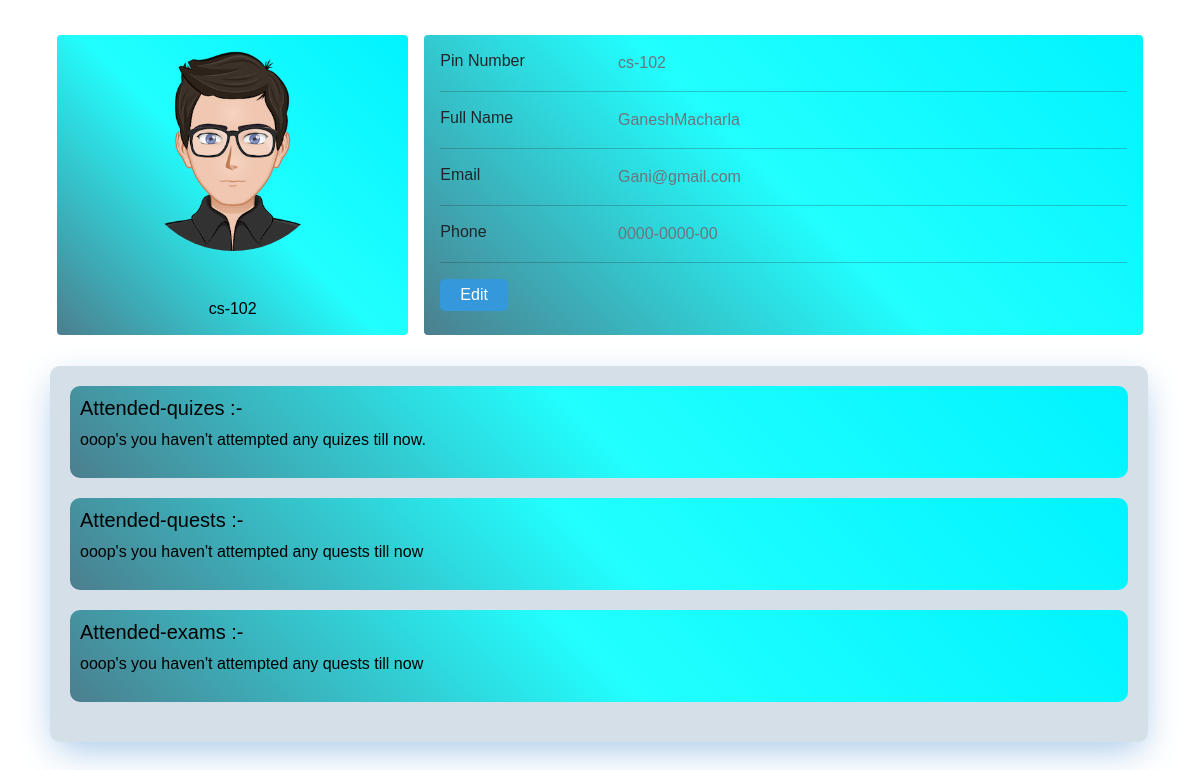
Page /Accounts/profile-view/ (signed in) on the committed database.
### Accounts/models.py (models this page shows, shortened)
class Profile(models.Model):
    pin=models.OneToOneField(User,on_delete=models.CASCADE)
    phone=models.CharField(max_length=100)
    fullname=models.CharField(max_length=100)
    image=models.ImageField(upload_to='images/',default='images/avatar7.png')
    isLecturer=models.BooleanField(default=False)

### Accounts/views.py (the view)
# urls.py: path('profile-view/',views.profile_view,name='profile-view'),
@login_required(login_url='/Accounts/login/')
def profile_view(request):
    user_profile = get_object_or_404(Profile, pin=request.user)
    quizzes=Quiz.objects.filter(host=request.user)
    quests=Quest.objects.filter(host=request.user)
    exams=Exam.objects.filter(host=request.user)
    attended_quizes=quiz.models.Responses.objects.filter(pin=request.user)
    attended_quests=Dailyquest.models.Responses.objects.filter(pin=request.user)
    attended_exams=Responses.objects.filter(pin=request.user)
    if not user_profile.image:
        user_profile.image="images/avatar7.png"
    details = { 'fullname': user_profile.fullname,'image':user_profile.image,'phone':user_profile.phone,'isLecturer':user_profile.isLecturer,'quizzes':quizzes,'quests':quests,'attended_quizes':attended_quizes,'attended_quests':attended_quests,'exams':exams,'attended_exams':attended_exams}
    return render(request, 'Accounts/profile.html', details)

### templates/Accounts/profile.html (shortened to what this page needs)
{% load custom_filters %}
<!DOCTYPE html>
<html lang="en">
<head>
  <link href="https://cdn.jsdelivr.net/npm/bootstrap@5.3.3/dist/css/bootstrap.min.css" rel="stylesheet"
>
</head>
<body>
  <div class="container">
    <div class="main-body">
      <div class="row gutters-sm">
        <div class="col-md-4 mb-3">
          <div class="card">
            <div class="card-body">
              <div class="d-flex flex-column align-items-center text-center">
                <img src="/media/{{image}}" alt="Admin" class="rounded-circle" style="object-fit:fill;" width="200"
                  height="200">
                <div class="mt-5">
                  <h4 class="username">{{ user.username }}</h4>
                </div>
              </div>
            </div>
          </div>
        </div>
        <div class="col-md-8">
          <div class="card mb-3">
            <div class="card-body">
              <div class="row">
                <div class="col-sm-3">
                  <h6 class="mb-0">Pin Number</h6>
                </div>
                <div class="col-sm-9 text-secondary">
                  {{ user }}
                </div>
              </div>
              <hr>
              <div class="row">
                <div class="col-sm-3">
                  <h6 class="mb-0">Full Name</h6>
                </div>
                <div class="col-sm-9 text-secondary">
                  {{ fullname }}
                </div>
              </div>
              <hr>
              <div class="row">
                <div class="col-sm-3">
                  <h6 class="mb-0">Email</h6>
                </div>
                <div class="col-sm-9 text-secondary">
                  {{ user.email }}
                </div>
              </div>
              <hr>
              <div class="row">
                <div class="col-sm-3">
                  <h6 class="mb-0">Phone</h6>
                </div>
                <div class="col-sm-9 text-secondary">
                  {{ phone }}
                </div>
              </div>
              <hr>
              <div class="row">
                <div class="col-sm-12">
                  <a href="../profile-update"><button>Edit</button></a>
                </div>
              </div>
            </div>
          </div>
        </div>
      </div>
    </div>
  </div>
  <div class="student-area">
    {% if isLecturer %}
    {% comment %} quiz field {% endcomment %}
    <div class="quizes">
      <h5 class="mb-3">Created Quizzes :-</h5>
      {% if quizzes|length > 0 %}
      <ul>
        {% for quiz in quizzes %}
        <li>
          <a href="/quiz/{{quiz.quiz_id}}">{{quiz.title}}</a>&nbsp&nbsp<span
            class="created-date">{{quiz.created_date}}</span>
        </li>
        {% endfor %}
      </ul>
      {%else%}
      <p>ooop's till now you haven't created any quizes</p>
      {%endif%}
    </div>
    <div class="quests">
      <h5 class="mb-3">Created Quests :-</h5>
      {% if quests|length > 0%}
      <ul>
        {% for quest in quests %}
        <li>
          <a href="/Dailyquest/{{quest.quest_id}}">{{quest.title}}</a>&nbsp&nbsp<span
            class="created-date">{{quest.created_date}}</span>
        </li>
        {% endfor %}
      </ul>
      {%else%}
      <p>ooops's till now you haven't created any quests</p>
      {% endif%}
    </div>
    <div class="exams">
      <h5 class="mb-3">Created Exams :- </h5>
      {% if exams|length > 0%}
      <ul></ul>
      {% for exam in exams%}
      <li>
        <a href="/Exam/{{exam.exam_id}}">{{exam.title}}</a>&nbsp&nbsp<span
          class="created-date">{{exam.created_date}}</span>
      </li>
      {%endfor%}
      </ul>
      {% else %}
      <p>ooops' till now you haven't created any exams</p>
      {% endif %}
    </div>
    {% else %}
    <div class="attended-quizes">
      <h5>Attended-quizes :-</h5>
      {% if attended_quizes|length > 0 %}
      <ul>
        {% for attended_quiz in attended_quizes%}
        <li>{{attended_quiz.quiz.title}}&nbsp; total points:
          {% with total_points=attended_quiz.correct_answers|mul:10 %}
          {{ total_points }}
          {% endwith %}
          &nbsp;
          {{attended_quiz.submitted_date}}
        </li>
        {% endfor%}
      </ul>
      {% else %}
      <p>ooop's you haven't attempted any quizes till now.</p>
      {%endif%}
    </div>
    <div class="attended-quests">
      <h5>Attended-quests :-</h5>
      {% if attended_quests|length > 0 %}
      <ul>
        {% for attended_quest in attended_quests%}
        <li>
          {{attended_quest.title}}&nbsp;
          total points:{{attended_quest.total_points}}
          &nbsp;
          {{attended_quest.submitted_date}}
        </li>
        {% endfor%}
      </ul>
      {% else %}
      <p>ooop's you haven't attempted any quests till now</p>
      {%endif%}
    </div>
    <div class="attended-exams">
      <h5>Attended-exams :-</h5>
      {% if attended_exams|length > 0 %}
      <ul>
        {% for attended_exam in attended_exams%}
        <li>
          {{attended_exam.title}}&nbsp;
          total points:{{attended_exam.total_points}}
          &nbsp;
          {{attended_exam.submitted_date}}
        </li>
        {% endfor%}
      </ul>
      {% else %}
      <p>ooop's you haven't attempted any quests till now</p>
      {%endif%}
    </div>
    {% endif%}
  </div>
</body>
</html>

### templates/Accounts/profile.html (style rules this page uses)
* { padding: 0; margin: 0; box-sizing: border-box; font-family: 'Gill Sans', 'Gill Sans MT', Calibri, 'Trebuchet MS', sans-serif; }
body { margin-top: 20px; color: #1a202c; text-align: left; background-color: white; }
.main-body { padding: 15px; }
.card { background: linear-gradient(45deg, rgb(76, 126, 142), rgb(33, 255, 255), rgb(0, 243, 255)); position: relative; display: flex; flex-direction: column; min-width: 0; word-wrap: break-word; background-color: #fff; background-clip: border-box; border: 0 solid rgba(0, 0, 0, .125); border-radius: .25rem; }
button { padding: 4px 20px; border: none; border-radius: 5px; background-color: #3498db; color: white; cursor: pointer; }
.card-body { flex: 1 1 auto; min-height: 1px; padding: 1rem; height: 300px; }
.gutters-sm { margin-right: -8px; margin-left: -8px; }
.gutters-sm>.col, .gutters-sm>[class*=col-] { padding-right: 8px; padding-left: 8px; }
.mb-3, .my-3 { margin-bottom: 1rem !important; }
a { text-decoration: none; }
.student-area { align-items: center; padding: 30px; margin-left: 50px; margin-right: 52px; box-shadow: 0px 12px 37px -6px #a1c4e7; border-radius: 10px; padding: 20px; margin-bottom: 30px; background-color: #d4dfe7; }
.username { color: black; font-size: 16px; }
.attended-quizes, .attended-quests, .attended-exams, .quizes, .quests, .exams { background: linear-gradient(45deg, rgb(76, 126, 142), rgb(33, 255, 255), rgb(0, 243, 255)); padding: 10px; border-radius: 10px; color: black; margin-bottom: 20px; }
a { color: #df14d5; }

### rows in the picture
Profile: image (picture), fullname "GaneshMacharla", phone "0000-0000-00"

### other values in the picture
{{ user.username }} "cs-102"
{{ user }} "cs-102"
{{ user.email }} "Gani@gmail.com"
